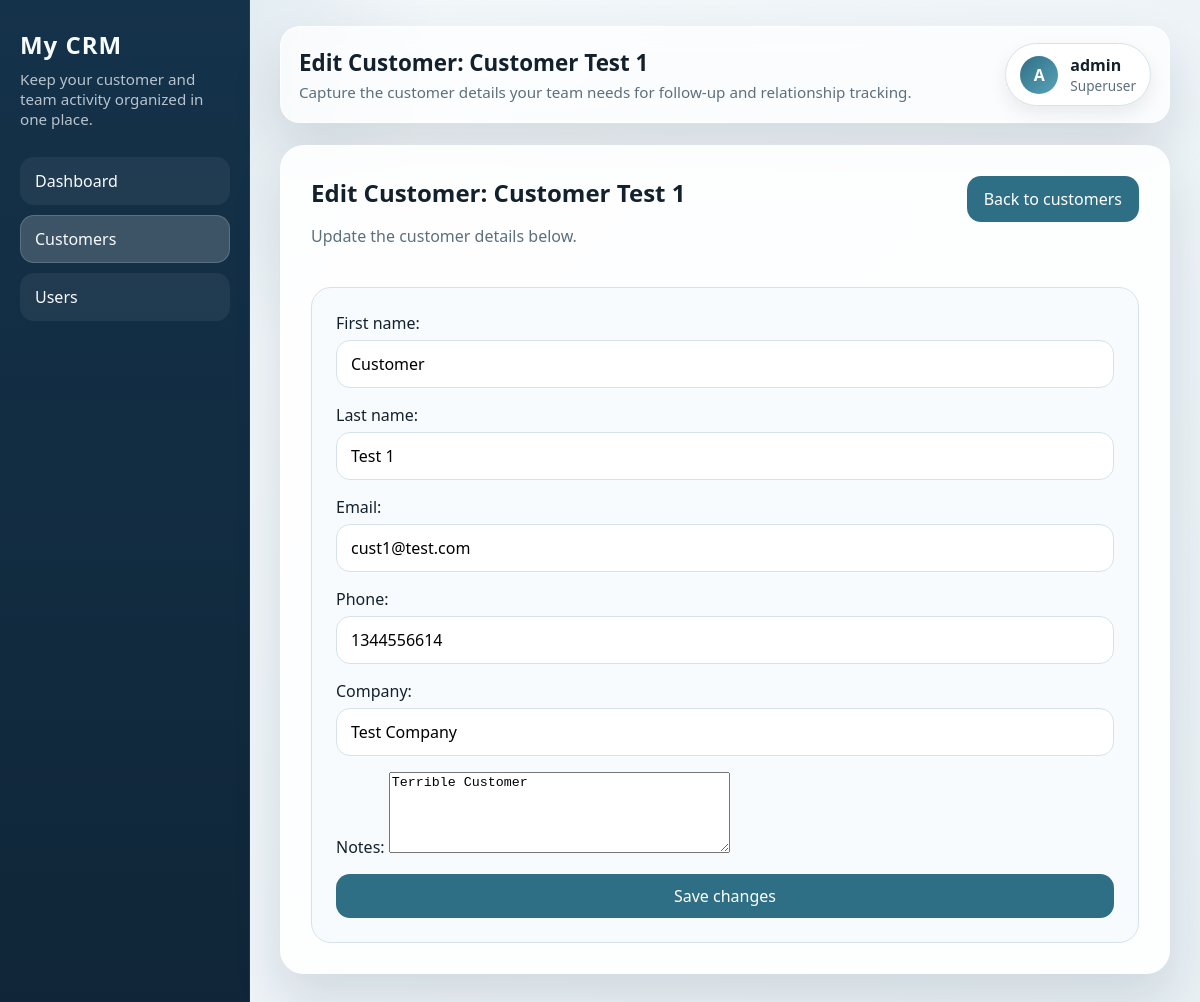
The page /customers/1/edit/ (signed in) on the database its author committed.
### crm/models.py (models this page shows)
class Customer(models.Model):
    first_name = models.CharField(max_length=100)
    last_name = models.CharField(max_length=100, blank=True)
    email = models.EmailField(blank=True)
    phone = models.CharField(max_length=30, blank=True)
    company = models.CharField(max_length=150, blank=True)
    notes = models.TextField(blank=True)
    owner = models.ForeignKey(
        get_user_model(),
        on_delete=models.SET_NULL,
        null=True,
        blank=True,
        related_name="customers",
    )
    created_at = models.DateTimeField(auto_now_add=True)
    updated_at = models.DateTimeField(auto_now=True)
    class Meta:
        ordering = ("first_name", "last_name", "id")
    def __str__(self):
        full_name = f"{self.first_name} {self.last_name}".strip()
        return full_name or self.company or f"Customer {self.pk}"

### crm/views.py (the view)
# urls.py: path("customers/<int:customer_id>/edit/", edit_customer, name="edit_customer"),
@login_required
def edit_customer(request, customer_id):
    customer = get_object_or_404(Customer, pk=customer_id)
    if request.method == "POST":
        form = CustomerForm(request.POST, instance=customer)
        if form.is_valid():
            form.save()
            messages.success(request, f"Customer '{customer}' was updated.")
            return redirect("customers")
    else:
        form = CustomerForm(instance=customer)
    return render(
        request,
        "crm/customer_form.html",
        {
            "form": form,
            "page_title": f"Edit Customer: {customer}",
            "submit_label": "Save changes",
            "form_description": "Update the customer details below.",
        },
    )

### crm/forms.py
class CustomerForm(forms.ModelForm):
    class Meta:
        model = Customer
        fields = ("first_name", "last_name", "email", "phone", "company", "notes")
        widgets = {
            "notes": forms.Textarea(attrs={"rows": 5}),
        }

### crm/templates/crm/customer_form.html (shortened to what this page needs)
{% extends "crm/base.html" %}
{% block page_title %}{{ page_title }}{% endblock %}
{% block page_copy %}Capture the customer details your team needs for follow-up and relationship tracking.{% endblock %}
{% block content %}
    <div class="toolbar">
        <div>
            <h2>{{ page_title }}</h2>
            <p class="meta">{{ form_description }}</p>
        </div>
        <a class="button-link" href="{% url 'customers' %}">Back to customers</a>
    </div>
    <section class="panel">
        <form method="post" class="form-grid">
            {{ form.as_p }}
            <button class="button" type="submit">{{ submit_label }}</button>
        </form>
    </section>
{% endblock %}

### crm/templates/crm/base.html (shortened to what this page needs)
<!DOCTYPE html>
<html lang="en">
<head>
</head>
<body>
    <div class="app-shell">
        <aside class="sidebar">
            <h1 class="brand">My CRM</h1>
            <p class="sidebar-copy">Keep your customer and team activity organized in one place.</p>
            <nav class="nav" aria-label="Primary">
                <a class="{% if request.resolver_match.url_name == 'home' %}active{% endif %}" href="{% url 'home' %}">Dashboard</a>
                <a class="{% if request.resolver_match.url_name == 'customers' or request.resolver_match.url_name == 'create_customer' or request.resolver_match.url_name == 'edit_customer' %}active{% endif %}" href="{% url 'customers' %}">Customers</a>
                <a class="" href="{% url 'users' %}">Users</a>
            </nav>
        </aside>
        <main class="content">
            <header class="topbar">
                <div>
                    <h1 class="topbar-title">{% block page_title %}CRM Workspace{% endblock %}</h1>
                    <p class="topbar-copy">{% block page_copy %}Manage your team, customers, and daily CRM flow.{% endblock %}</p>
                </div>
                <details class="profile-menu">
                    <summary class="profile-toggle">
                        <span class="avatar">{{ request.user.username|first|upper }}</span>
                        <span class="profile-meta">
                            <span class="profile-name">{{ request.user.get_full_name|default:request.user.username }}</span>
                            <span class="profile-role">
                                {% if request.user.is_superuser %}
                                    Superuser
                                {% elif request.user.is_staff %}
                                    Staff user
                                {% else %}
                                    Standard user
                                {% endif %}
                            </span>
                        </span>
                    </summary>
                </details>
            </header>
            <section class="card">
                {% block content %}{% endblock %}
            </section>
        </main>
    </div>
</body>
</html>

### crm/templates/crm/base.html (style rules this page uses)
:root { color-scheme: light; --bg: #edf3f7; --panel: #14324a; --panel-accent: #2f6f86; --panel-soft: rgba(255, 255, 255, 0.12); --text: #13212d; --muted: #5d6f7d; --surface: #ffffff; --surface-soft: #f7fbfd; --border: #d6e2ea; --shadow: 0 24px 50px rgba(16, 37, 56, 0.12); --danger: #b44343; }
* { box-sizing: border-box; }
body { margin: 0; font-family: "Trebuchet MS", "Segoe UI", sans-serif; background: radial-gradient(circle at top left, rgba(47, 111, 134, 0.18), transparent 28%), linear-gradient(135deg, #f4f8fb 0%, #e8f0f4 100%); color: var(--text); }
.app-shell { min-height: 100vh; display: grid; grid-template-columns: 250px 1fr; }
.sidebar { padding: 28px 20px; background: linear-gradient(180deg, var(--panel) 0%, #102638 100%); color: #f8fbff; display: flex; flex-direction: column; box-shadow: inset -1px 0 0 rgba(255, 255, 255, 0.06); }
.brand { margin: 0 0 8px; font-size: 1.5rem; letter-spacing: 0.04em; }
.sidebar-copy { margin: 0 0 28px; color: rgba(248, 251, 255, 0.72); font-size: 0.95rem; }
.nav { display: grid; gap: 10px; }
.nav a { display: block; padding: 12px 14px; border-radius: 14px; color: inherit; text-decoration: none; background: rgba(255, 255, 255, 0.06); border: 1px solid transparent; transition: background 0.2s ease, border-color 0.2s ease, transform 0.2s ease; }
.nav a.active { background: rgba(255, 255, 255, 0.18); border-color: rgba(255, 255, 255, 0.16); }
.content { padding: 26px 30px 32px; }
.topbar { display: flex; align-items: center; justify-content: space-between; gap: 18px; margin-bottom: 22px; padding: 16px 18px; border: 1px solid rgba(255, 255, 255, 0.6); border-radius: 20px; background: rgba(255, 255, 255, 0.72); backdrop-filter: blur(12px); box-shadow: var(--shadow); }
.topbar-title { margin: 0; font-size: 1.4rem; }
.topbar-copy { margin: 4px 0 0; color: var(--muted); font-size: 0.95rem; }
.profile-menu { position: relative; }
.profile-toggle { list-style: none; cursor: pointer; display: flex; align-items: center; gap: 12px; padding: 10px 14px; border: 1px solid var(--border); border-radius: 999px; background: #fff; box-shadow: 0 8px 18px rgba(16, 37, 56, 0.08); }
.avatar { width: 38px; height: 38px; display: grid; place-items: center; border-radius: 50%; background: linear-gradient(135deg, #2f6f86 0%, #58a3b8 100%); color: #fff; font-weight: 700; }
.profile-meta { text-align: left; }
.profile-name { display: block; font-weight: 700; }
.profile-role { display: block; color: var(--muted); font-size: 0.85rem; }
.card { max-width: 1120px; padding: 30px; border: 1px solid rgba(255, 255, 255, 0.55); border-radius: 24px; background: rgba(255, 255, 255, 0.88); backdrop-filter: blur(10px); box-shadow: var(--shadow); }
.meta { color: var(--muted); }
.form-grid { display: grid; gap: 16px; }
.form-grid p { margin: 0; }
.form-grid input { width: 100%; margin-top: 6px; padding: 12px 14px; border: 1px solid var(--border); border-radius: 14px; background: #fff; font: inherit; }
.panel { padding: 24px; border: 1px solid var(--border); border-radius: 20px; background: var(--surface-soft); }
.toolbar { display: flex; justify-content: space-between; align-items: flex-start; gap: 16px; margin-bottom: 24px; }
.toolbar h2 { margin: 0; }
.button-link { display: inline-block; border-radius: 14px; padding: 11px 16px; background: var(--panel-accent); color: #fff; text-decoration: none; border: 1px solid transparent; transition: transform 0.2s ease, box-shadow 0.2s ease; }
.button { border: 0; border-radius: 14px; padding: 11px 16px; background: var(--panel-accent); color: #fff; cursor: pointer; font: inherit; }

### rows shown on the page
Customer: first_name "Customer", last_name "Test 1", email "cust1@test.com", phone "1344556614", company "Test Company", notes "Terrible Customer"

### other values the page prints
{{ page_title }} "Edit Customer: Customer Test 1"
{{ request.user.username|first|upper }} "A"
{{ request.user.get_full_name|default:request.user.username }} "admin"
{{ submit_label }} "Save changes"
